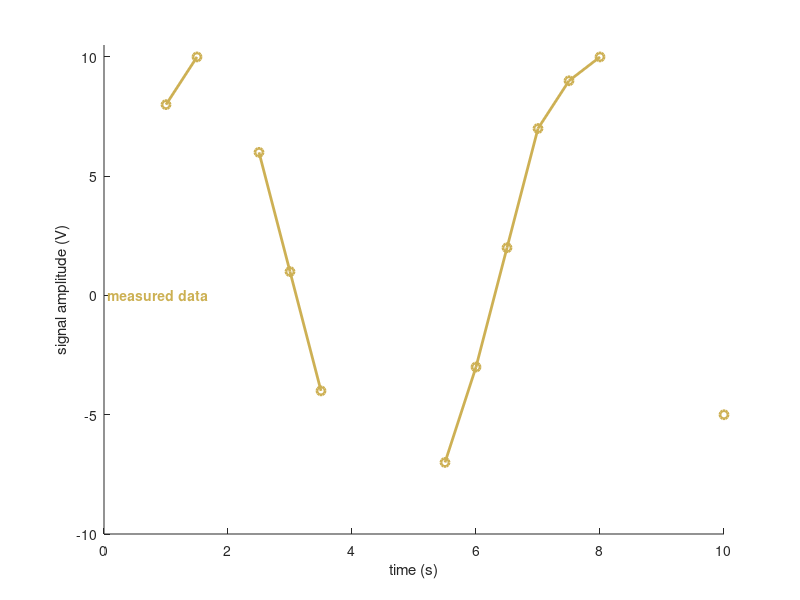

This chart was generated by the following MATLAB code: (Note: this script raises an error after producing the figure.)
%% |repnan| documentation
% This function replaces |NaN| values in a 1D array by replacing them with
% interpolated or neighboring values. Interpolation schemes assume data are
% evenly spaced.  This function does not extrapolate. 
% 
%% Syntax
% 
%  x = repnan(x); 
%  x = repnan(x,method); 
% 
%% Description 
% 
% |x = repnan(x)| returns |x| sans NaNs. 
% 
% |x = repnan(x,method)| specifies a method for replacing the original |x|'s
% NaNs. Methods can be 
% 
% * |'linear'| (default) performs linear interpolation over missing values
% in |x|, 
% * |'nearest'| performs nearest-neighbor interpolation,  
% * |'spline'| performs spline interpolation using not-a-knot end conditions,
% * |'pchip'| is shape-preserving piecewise cubic interpolation,
% * |'cubic'| same as |'pchip'|,
% * |'v5cubic'| cubic convolution via Matlab v5 algorithm
% * |'next'| replaces |NaN| values in |x| with the next non-NaN value in
% |x|, 
% * |'previous'| replaces |NaN| values in |x| with the previous non-NaN value in
% |x|, 
% 
%% Examples
% You measured some data in the lab, but the ground connection on your
% sensor's cable was spotty, so you've got some missing data entries. 
% Here's the data you have: 

t = 1:.5:10; 
x = round(10*sin(t));
x([3 7 8 9 16:18]) = NaN

plot(t,x,'o-','linewidth',2,'color',[0.8039 0.6902 0.3294])
box off
axis([0 10 -10 10.5])
xlabel('time (s)') 
ylabel('signal amplitude (V)')
text(0,0,' measured data','color',[0.8039 0.6902 0.3294],'fontweight','bold')
hold on

%% 
% There are a number of ways to take care of those |NaN| values. One of the
% simplest workarounds is to linearly interpolate between valid |x| values.
% If no interpolation method is specified, |repnan| interpolates linearly: 

xlin = repnan(x);
plot(t,xlin,'-','color',[0.6902 0.4039 0.7569])
text(0,-1,' linear interpolation','color',[0.6902 0.4039 0.7569])

%% 
% Cubic interpolation might be a better choice for this application:

xcubic = repnan(x,'pchip'); 
plot(t,xcubic,'-','color',[0.5922 0.7333 0.7490])
text(0,-2,' cubic interpolation','color',[0.5922 0.7333 0.7490]) 

%% 
% Or better yet, spline: 

xspline = repnan(x,'spline'); 
plot(t,xspline,'color',[0.7529 0.3216 0.2863]) 
text(0,-3, ' spline interpolation','color',[0.7529 0.3216 0.2863]) 

%%
% For some applications, you might want the nearest neighbor: 

xnear = repnan(x,'nearest'); 
plot(t,xnear,'color',[0.3765 0.2588 0.3725]) 
text(0,-4, ' nearest neighbor','color',[0.3765 0.2588 0.3725]) 

%% 
% Sometimes you may want to replace missing data with the most recent 
% or previous valid value in |x|:

xprev = repnan(x,'previous'); 
plot(t,xprev,'color',[0.3373 0.3804 0.2353]) 
text(0,-5,' previous neighbor','color',[0.3373 0.3804 0.2353]) 

%% 
% And other times you may want to replace missing data with the next valid
% value in |x|: 

xnext = repnan(x,'next'); 
plot(t,xnext,'color',[0.4941 0.8078 0.3686]) 
text(0,-6,' next neighbor','color',[0.4941 0.8078 0.3686])

%% Author Info
% 
% Written by <http://www.chadagreene.com Chad A. Greene> of the
% University of Texas Institute for Geophysics
% (<http://www.ig.utexas.edu/people/students/cgreene/ UTIG>), October 31, 2014.